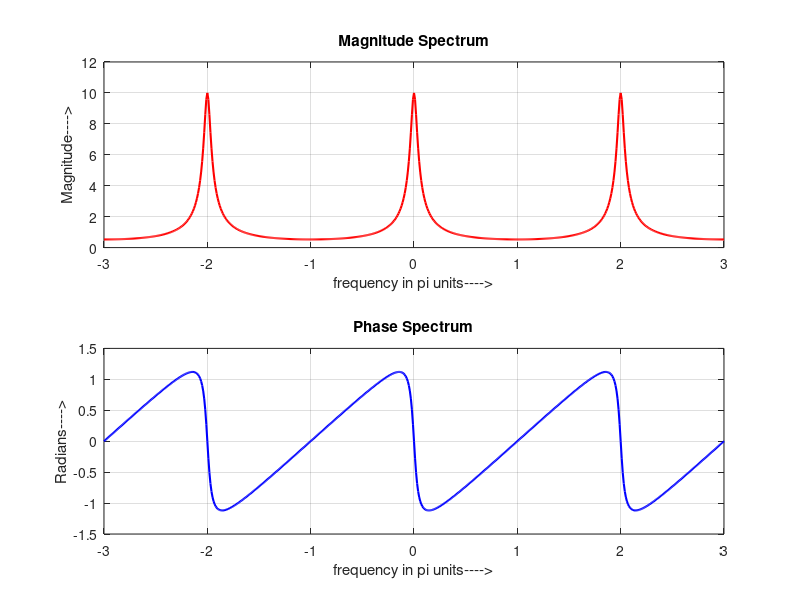
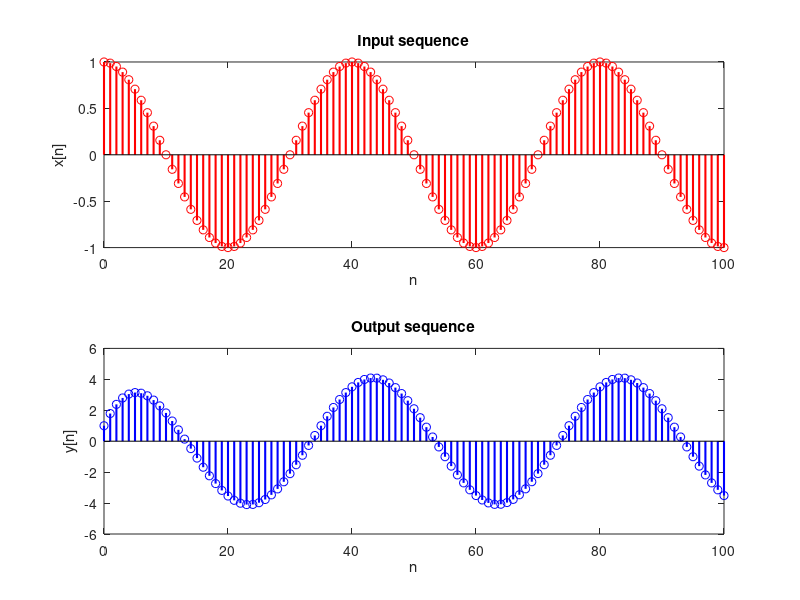

The MATLAB script that drew these images, in order:


% V6_4 Frequency Response of LTI systems using analytical solution
%      Calculate and plot the steady-state response 

%%% Developed by Dr. M. Venu Gopala Rao, 
%%% Email: mvgr03@kluniversity.in,  mvgr03@gmail.com.

clear all; close all; clc;

% ------------------------------------------------------------
k = -300:300;  %  Select No. of points for both negative 
               %  and positive spectrum
w = (pi/100)*k;% [0, pi] axis divided into 701 points.

% % Demo using analytical solution
H = exp(j*w) ./ (exp(j*w) - 0.9*ones(size(w)));

magH = abs(H); 
angH = angle(H); 
% ------------------------------------------------------------
% Plot the frequency response
figure();
subplot(2,1,1); plot(w/pi,magH,'r','LineWidth',1.5); grid
xlabel('frequency in pi units---->'); ylabel('Magnitude---->');
title('Magnitude Spectrum'); 

subplot(2,1,2); plot(w/pi,angH,'b','LineWidth',1.5); grid
xlabel('frequency in pi units---->');ylabel('Radians---->') ;
title('Phase Spectrum'); 
% ------------------------------------------------------------
% % Steady state response to the input sequence x[n] = cos(0.05*pi*n);

b = 1; a = [1,-0.8];
n = 0:100;

x = cos(0.05*pi*n);

y = filter(b,a,x);

figure();
subplot(2,1,1); stem(n,x,'r','LineWidth',1.5);
xlabel('n'); ylabel('x[n]'); title('Input sequence');

subplot(2,1,2); stem(n,y,'b','LineWidth',1.5);
xlabel('n'); ylabel('y[n]'); title('Output sequence');
